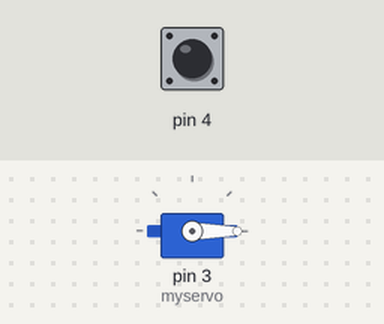
A sketch run on a simulated Arduino Uno, built with avr-gcc and run on an emulated ATmega328P. Parts: servo. Inputs (shaded band) come from the test bench; at power-on: pin 4 HIGH.

Above: at 1.2 s.
1.3 s: pin 4 pulled LOW for 0.15 s
At 1.37 s:
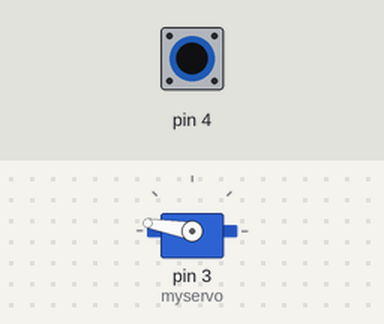
2.9 s: pin 4 pulled LOW for 3.2 s
At 6.9 s:
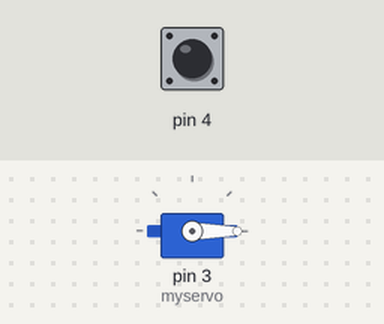
Timing chart, 0 to 8.4 s (numbered marks = the images above; inputs shaded):
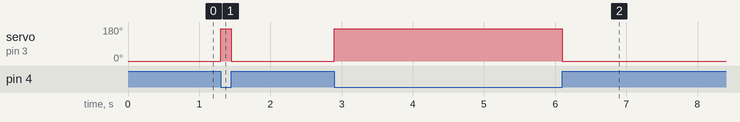

The sketch:

led_by_potentiometer.ino
```cpp
#include<Servo.h>
Servo myservo;
void setup()
{
  pinMode(4,INPUT);
  myservo.attach(3);
  digitalWrite(4,HIGH);
}

void loop()
{
  if(digitalRead(4) == LOW)
  {
    myservo.write(170);
  }
  else
 {
    myservo.write(0);
  }
}
/*
 *    #dht scensor values on mobile
 */
```

Measured:
- after the input at 1.3 s, servo on pin 3 (myservo): 0° → 170° at once, → 0° 0.15 s later
- after the input at 2.9 s, servo on pin 3 (myservo): 0° → 170° at once, → 0° 3.2 s later
